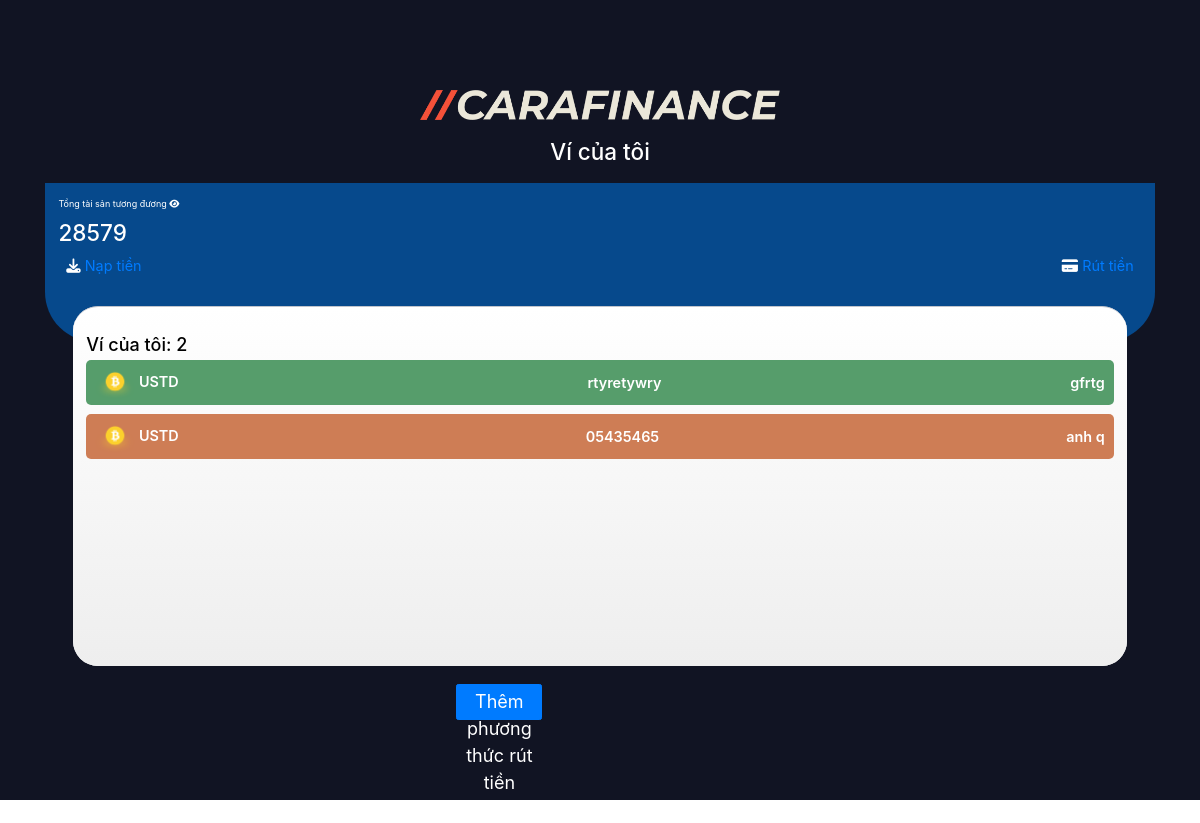
/wallet/ (signed in), run on an earlier commit of the app's database.
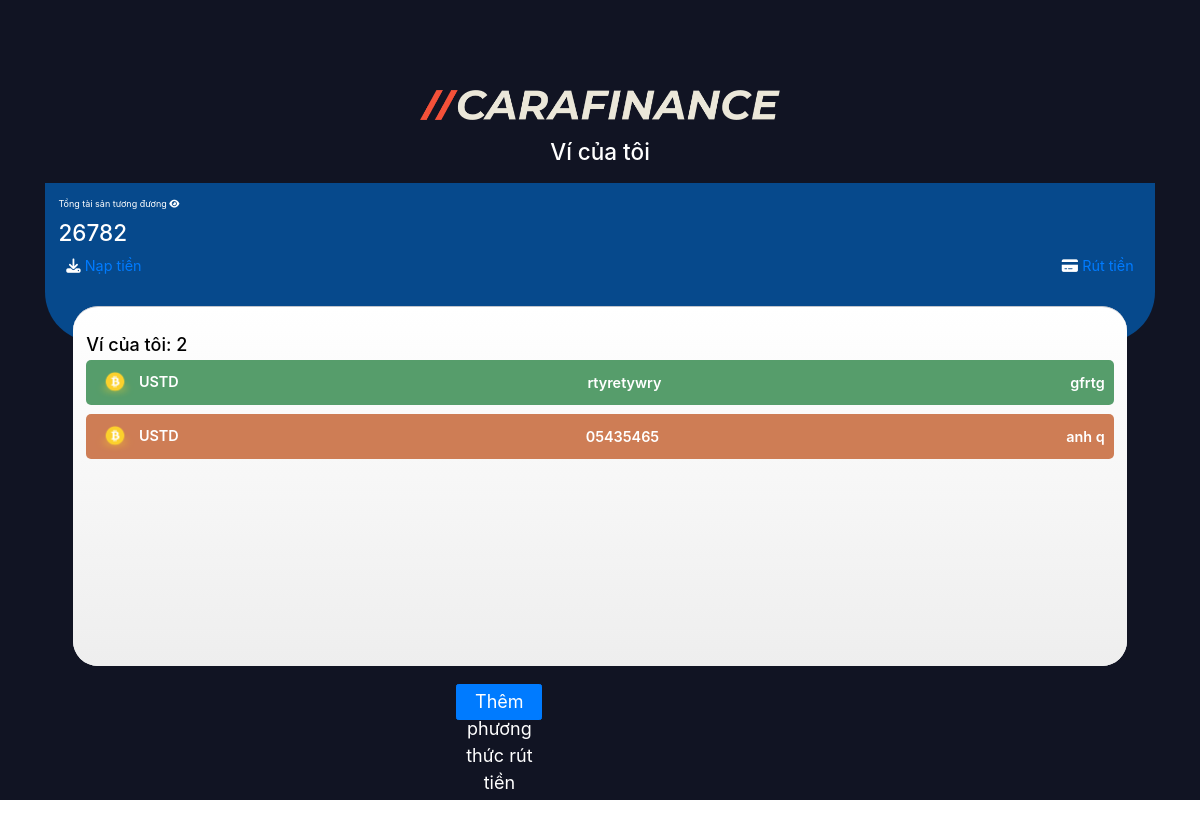
And on a later commit of the database.
### ModuleApp/models.py (models this page shows)
class User(AbstractUser):
    id = models.UUIDField(primary_key=True, default=uuid.uuid4, editable=False)
    code = models.IntegerField(null=True)
    wallet = models.IntegerField(default=0)
    wallet_password = models.CharField(max_length=6, null=True, default=None)
    type_choice = ((0, 'Normal'), (1, 'Admin'), (2, 'Staff'), (3, 'Guest'))
    type = models.IntegerField(choices=type_choice, default=0)
    referrer = models.IntegerField(null=True)
    create_at = models.DateTimeField(auto_now_add=True)
    update_at = models.DateTimeField(auto_now=True)

### ModuleApp/views.py (the view)
# urls.py: path('wallet/', wallet, name='wallet'),
@login_required
def wallet(request):
    user=User.objects.get(id=request.user.id)
    bankCard=BankCardInfo.objects.filter(user=user)
    digitalWallet=DigitalWalletInfo.objects.filter(user=user)
    context={
        'user': user,
        'bank': bankCard,
        'digital':digitalWallet,
    }
    return render(request, 'TradeBTC/mywallet.html', context)

### templates/TradeBTC/mywallet.html (shortened to what this page needs)
{% load static %}
<!DOCTYPE html>
<html lang="en">
  <head>
    <link rel="stylesheet" href="{% static 'style/app.css' %}"/>
    <link rel="stylesheet" href="{% static 'style/login.css' %}" />
    <link rel="stylesheet" href="{% static 'style/withdraw.css' %}" />
    <link rel="stylesheet" href="{% static 'style/recharge.css' %}" />
    <link rel="stylesheet" href="{% static 'style/wallet.css' %}" />
    <link
      rel="stylesheet"
      href="https://cdnjs.cloudflare.com/ajax/libs/font-awesome/6.4.0/css/all.min.css"
    />
    <link
      rel="stylesheet"
      href="https://cdn.jsdelivr.net/npm/bootstrap@4.3.1/dist/css/bootstrap.min.css"
    />
  </head>
  <body>
    <div id="login-form" class="withdraw recharge wallet">
      <div class="container mx-auto">
        <div class="logo-login mx-auto">
          <img src="{% static 'assets/logo.png'%}" class="logo" alt="" srcset="" />
        </div>
        <h1 class="title">Ví của tôi</h1>
        <div class="total-money">
          <p>Tổng tài sản tương đương <i class="fa-solid fa-eye"></i></p>
          <h1 class="money">{{user.wallet}}</h1>
          <div class="methods-money">
            <div class="recharge btn">
              <i class="fa-solid fa-light fa-download"></i>
              <a href={% url 'app:input_money' %}>
              <span>Nạp tiền</span>
            </div>
            <div class="withdraw btn">
              <i class="fa-solid fa-light fa-credit-card"></i>
              <a href={% url 'app:output_money' %}>
              <span>Rút tiền</span>
            </div>
          </div>
        </div>
        <div class="main-withdraw list-wallet">
          <br />
          <h2>Ví của tôi: {{bank.count|add:digital.count}} </h2>
          <div class="item-wallet">
            {% for i in bank %}
            <div class="item">
                <div class="name">
                    <img src="{% static 'assets/btc.png'%}" width="40" alt="">
                    <span>USTD</span>
                </div>
                <div>{{i.bank_number}}</div>
                <div>{{i.bank_name}}</div>
            </div>
            {% endfor %}
            {% for i in digital %}
            <div class="item">
                <div class="name">
                    <img src="{% static 'assets/btc.png'%}" width="40" alt="">
                    <span>USTD</span>
                </div>
                <div>{{i.wallet_number}}</div>
                <div>{{i.user_name}}</div>
            </div>
            {% endfor %}
          </div>
        </div>
        <a href={% url 'app:add_method' %}>
        <button type="button" class="btn btn-primary">Thêm phương thức rút tiền khác</button>
      </div>
    </div>
  </body>
</html>

What changed in the data, as far as the page shows it:
changed User: wallet "28579" → "26782"
